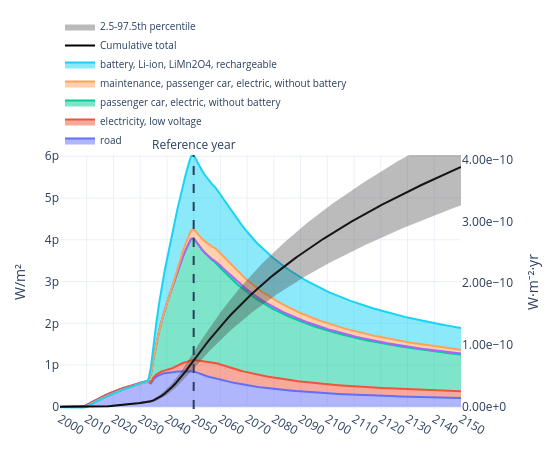

The cell this chart's notebook holds for it:
### Code cell
from trails.plotting import plot_rf

fig = plot_rf(
    trails=trails,
    reference_year=2050,
    #by="flow",
    year_range=(2000, 2150),
    year_tick=10,
)
fig.show()

### Figure 1 — Plotly figure (JSON) as saved in the notebook; plotly's stock layout.template omitted (floating-point values rounded to 4 significant figures; data arrays with more than 128 entries replaced by an {"elided": "..."} marker saying what was removed)
{"data": [{"hovertemplate": "<b>%{meta}</b><br>Year: %{x}<br>W/m²: %{y:.6g}<extra></extra>", "meta": "road", "mode": "lines", "name": "road", "showlegend": true, "stackgroup": "one", "type": "scatter", "x": {"elided": "151 int values"}, "y": {"elided": "151 float values"}}, {"hovertemplate": "<b>%{meta}</b><br>Year: %{x}<br>W/m²: %{y:.6g}<extra></extra>", "meta": "electricity, low voltage", "mode": "lines", "name": "electricity, low voltage", "showlegend": true, "stackgroup": "one", "type": "scatter", "x": {"elided": "151 int values"}, "y": {"elided": "151 float values"}}, {"hovertemplate": "<b>%{meta}</b><br>Year: %{x}<br>W/m²: %{y:.6g}<extra></extra>", "meta": "passenger car, electric, without battery", "mode": "lines", "name": "passenger car, electric, without battery", "showlegend": true, "stackgroup": "one", "type": "scatter", "x": {"elided": "151 int values"}, "y": {"elided": "151 float values"}}, {"hoverinfo": "skip", "meta": "used Li-ion battery", "mode": "lines", "name": "used Li-ion battery", "showlegend": false, "stackgroup": "one", "type": "scatter", "x": {"elided": "151 int values"}, "y": {"elided": "151 float values"}}, {"hovertemplate": "<b>%{meta}</b><br>Year: %{x}<br>W/m²: %{y:.6g}<extra></extra>", "meta": "maintenance, passenger car, electric, without<br>battery", "mode": "lines", "name": "maintenance, passenger car, electric, without battery", "showlegend": true, "stackgroup": "one", "type": "scatter", "x": {"elided": "151 int values"}, "y": {"elided": "151 float values"}}, {"hovertemplate": "<b>%{meta}</b><br>Year: %{x}<br>W/m²: %{y:.6g}<extra></extra>", "meta": "battery, Li-ion, LiMn2O4, rechargeable", "mode": "lines", "name": "battery, Li-ion, LiMn2O4, rechargeable", "showlegend": true, "stackgroup": "one", "type": "scatter", "x": {"elided": "151 int values"}, "y": {"elided": "151 float values"}}, {"hovertemplate": "<b>Cumulative total</b><br>Year: %{x}<br>W·m⁻²·yr: %{y:.6g}<extra></extra>", "line": {"color": "black", "width": 2}, "mode": "lines", "name": "Cumulative total", "showlegend": true, "type": "scatter", "x": {"elided": "151 int values"}, "y": {"elided": "151 float values"}, "yaxis": "y2"}, {"hoverinfo": "skip", "line": {"width": 0}, "mode": "lines", "showlegend": false, "type": "scatter", "x": {"elided": "151 int values"}, "y": {"elided": "151 float values"}, "yaxis": "y2"}, {"fill": "tonexty", "fillcolor": "rgba(60,60,60,0.35)", "line": {"width": 0}, "mode": "lines", "name": "2.5-97.5th percentile", "type": "scatter", "x": {"elided": "151 int values"}, "y": {"elided": "151 float values"}, "yaxis": "y2"}], "layout": {"annotations": [{"showarrow": false, "text": "Reference year", "x": 2050, "xanchor": "center", "xref": "x", "y": 1, "yanchor": "bottom", "yref": "y domain"}, {"showarrow": false, "text": "Radiative forcing by gas/flow", "x": 0.5, "xanchor": "center", "xref": "paper", "y": -0.2, "yanchor": "top", "yref": "paper"}], "height": 450, "hoverlabel": {"align": "left", "font": {"size": 11}}, "hovermode": "x unified", "legend": {"entrywidth": 260, "entrywidthmode": "pixels", "font": {"size": 10}, "orientation": "h", "x": 0, "xanchor": "left", "y": 1, "yanchor": "bottom"}, "margin": {"b": 40, "l": 60, "r": 60, "t": 119}, "shapes": [{"line": {"dash": "dash", "width": 2}, "type": "line", "x0": 2050, "x1": 2050, "xref": "x", "y0": 0, "y1": 1, "yref": "y domain"}], "title": {"text": "", "x": 0.5, "xanchor": "center"}, "width": 550, "xaxis": {"dtick": 10, "range": [2000, 2150], "showgrid": true, "tick0": 2000, "tickmode": "linear"}, "yaxis": {"range": [-5.217e-14, 6.03e-12], "showgrid": true, "title": {"text": "W/m²"}, "type": "linear"}, "yaxis2": {"exponentformat": "e", "overlaying": "y", "range": [-3.526e-12, 4.075e-10], "showexponent": "all", "showgrid": false, "side": "right", "tickformat": ".2e", "title": {"text": "W·m⁻²·yr"}}}}
